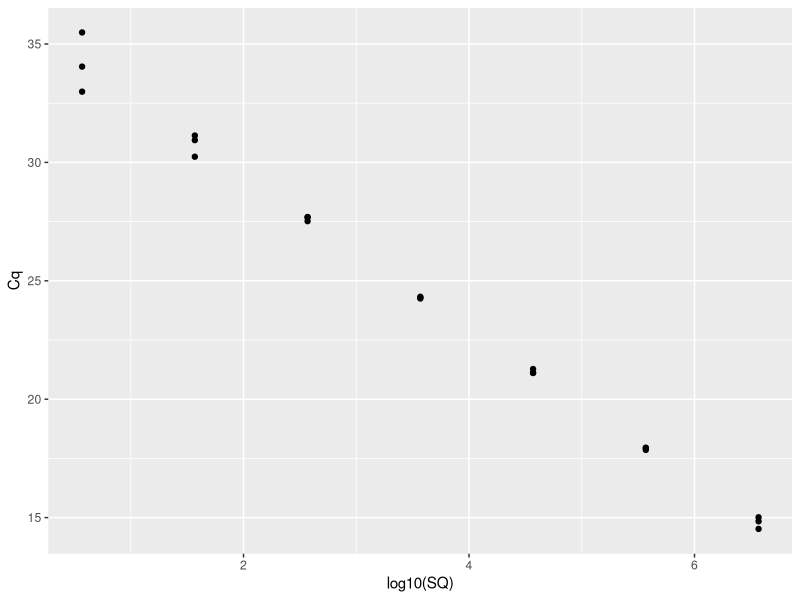
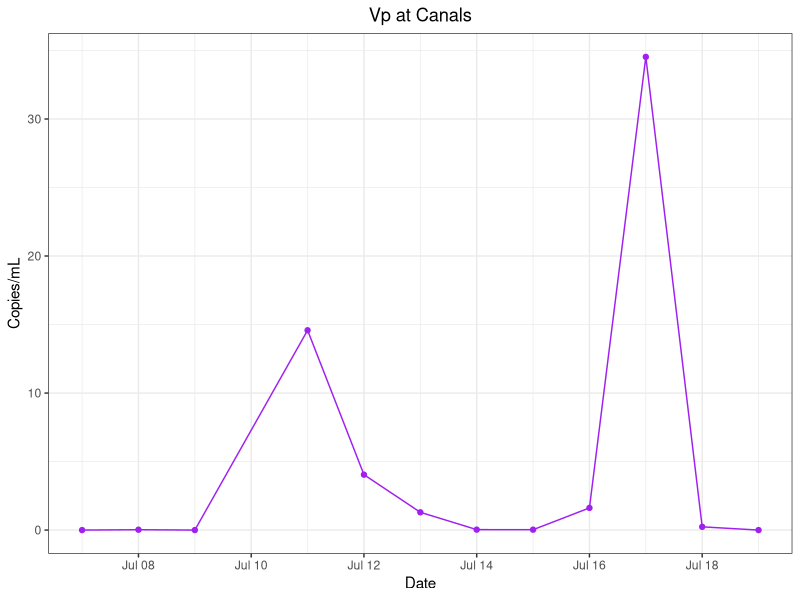
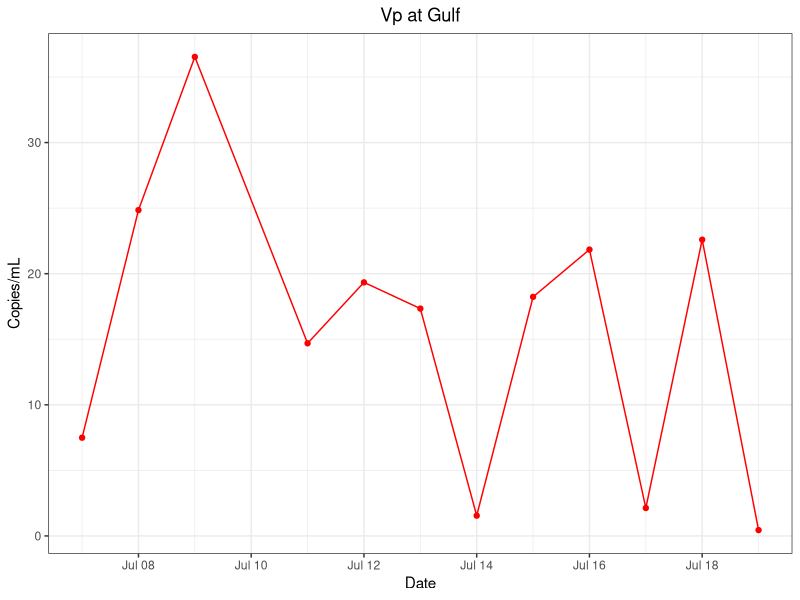
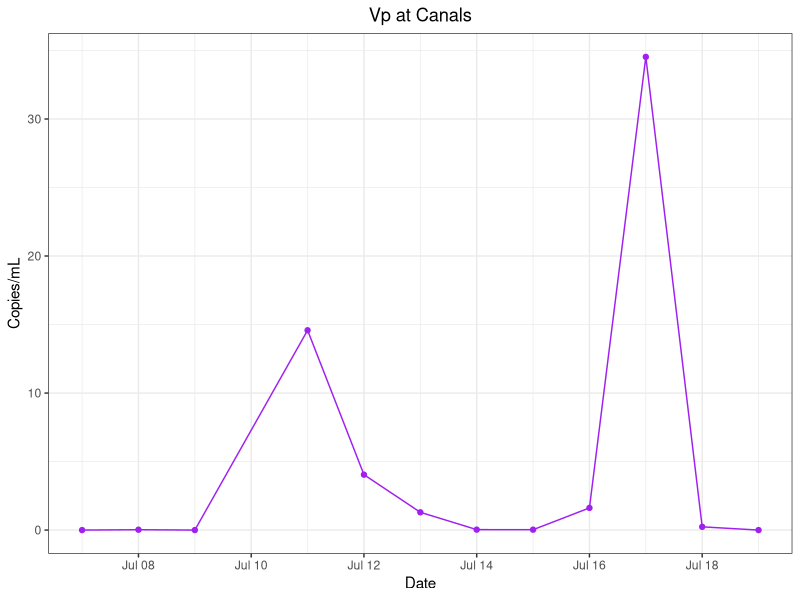
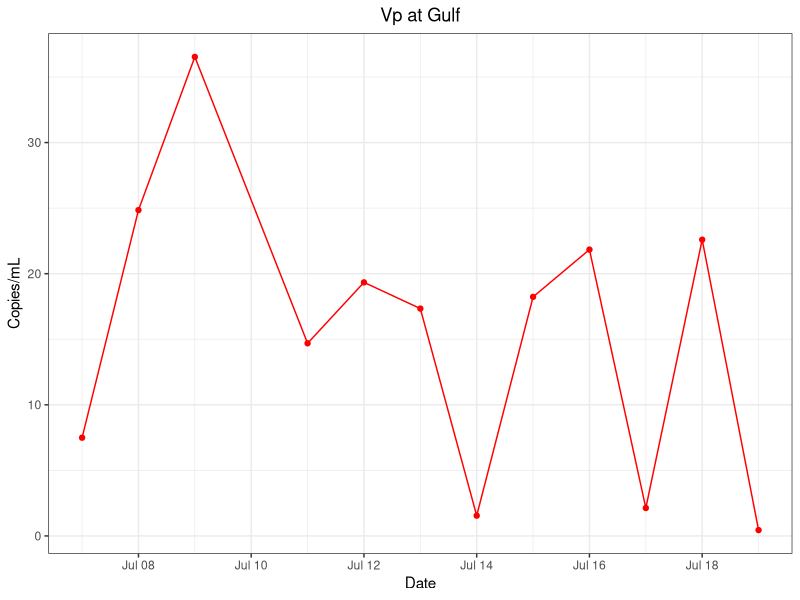

Generate these figures, in order, with R:
## ---- chunk 1
library(tidyverse)
library(here)
## ---- chunk 2
vp<- read_csv(file = here("data", "processed_data", "vp_clean_copies_date.csv")) #This file had dates manually added
sq <-read_csv(here("data", "raw_data", "vp_qPCR_0.csv")) #Manually replaced NaN with 0 for no amplifcation 
## ---- chunk 3
std<- sq %>%
  filter(
    Fluor %in% "HEX",
    Content %in% "Std")



std %>%
  ggplot() + geom_point(
    aes(x = log10(SQ),
        y = Cq))
  
## ---- chunk 4
rd6<- vp %>%
  filter(site %in% "RD")

c2<- vp %>%
  filter(site %in% "C2")
## ---- chunk 5
c2_vp<- c2 %>% ggplot() + geom_line(
  aes(x = date,
      y = copies_mL),
  color = "purple") +
  geom_point(
    aes(x = date,
      y = copies_mL),
  color = "purple")+
  theme_bw() +
  labs(x = "Date",
       y = "Copies/mL",
       title = "Vp at Canals") +
  theme(plot.title = element_text(hjust = 0.5))


c2_vp
## ---- chunk 6
rd_vp<- rd6 %>% ggplot() + geom_line(
  aes(x = date,
      y = copies_mL),
  color = "red")+
  geom_point(
    aes(x = date,
      y = copies_mL),
  color = "red")+
  theme_bw() +
  labs(x = "Date",
       y = "Copies/mL",
       title = "Vp at Gulf") +
  theme(plot.title = element_text(hjust = 0.5))


rd_vp
## ---- chunk 7
png(file = here("results", "plots", "vp_c2.png")) #Saving c2
c2_vp
dev.off()

png(file = here("results", "plots","vp_rd6.png")) #Saving RD
rd_vp
dev.off()
